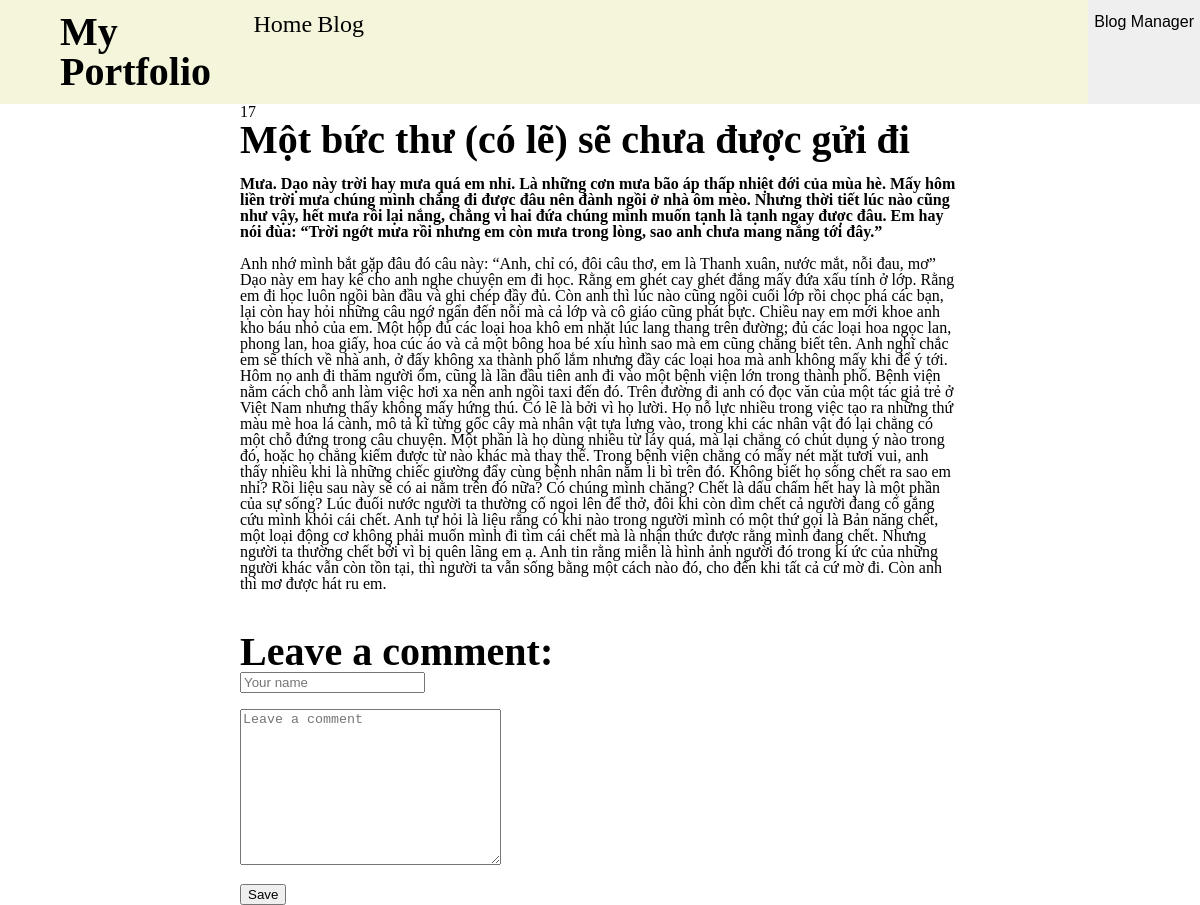
Before: /blog/17/ with the older database file.
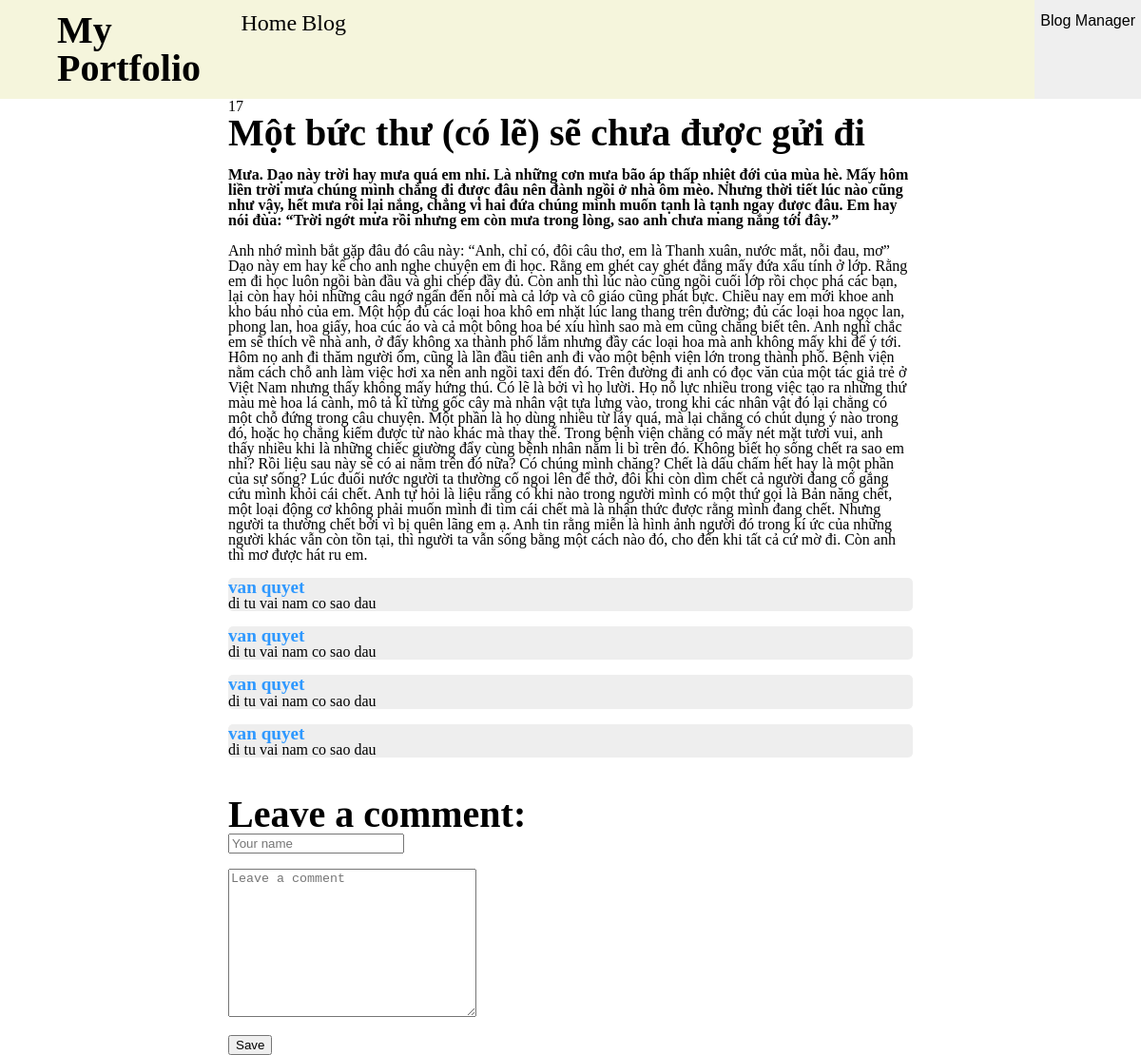
After: the same page with the newer database file.
### blog/models.py (models this page shows)
class Blog(models.Model):
    title=models.CharField(max_length=100, null=false)
    description = models.CharField(max_length=500,null=True)
    content=models.TextField()
    date =models.DateTimeField(auto_now_add=True)

class Comment(models.Model):
    id_blog = models.ForeignKey(Blog, on_delete=models.CASCADE, related_name='comments')
    name=models.CharField(max_length=100, null=false)
    comment = models.CharField(max_length=500,null=false)
    date = models.DateTimeField(auto_now_add=True)

### blog/views.py (the view, shortened to what this page needs)
# urls.py: path('<int:id>/', views.blog_i, name='blog_i'),
def blog_i(request, id):
    blog = Blog.objects.get(pk=id)
    comments = blog.comments.all().order_by('-date')[:10]
    param={'comments':comments,'blog':blog,}
    return render(request,'blog/blog_i.html',param)

### blog/templates/blog/blog_i.html (shortened to what this page needs)
{% extends 'main/base.html' %}
{% block head %}
{% load static %}
<div class="header_4">
    <div class="dropdown">
        <div><button class="dropbtn">Blog Manager</button></div>
    </div>
</div>
{%endblock%}
{% block body %}
<div class="blogi_body">
    <div class="blogi_side"></div>
    <div class="blogi_mid">
        <div>
            <p>{{blog.id}}</p>
            <h1> {{blog.title}}</h1>
            <h3><br>{{blog.description}}</h3>
            <p> <br>{{blog.content}} <br></p>
        </div>
        <div class="blogi_comments">
            {% for comment in comments %}
            <br>
                <div class="blogi_comment">
                    <h1>{{comment.name}}</h1>
                    <p>{{comment.comment}}</p>
                </div>
            {% endfor %}
        </div>
        <div class="blogi_add_comment">
            <h1><br> Leave a comment:</h1>
            <form method="POST">
                <input type="text" name="your_name" placeholder="Your name">
                <br><br>
                <textarea type="text" rows="10" cols="30" name="comment" placeholder="Leave a comment"></textarea>
                <br><br>
                <input class="submit" type="submit" name="submit" value="Save">
            </form>
        </div>
    </div>
    <div class="blogi_side"></div>
</div>
{%endblock%}

### main/templates/main/base.html (shortened to what this page needs)
<!DOCTYPE html>
<html lang="en">
<head>
    {% load static %}
    <link rel="stylesheet" href="{% static 'css/reset.css' %}">
    <link rel="stylesheet" href="{% static 'css/base.css' %}">
</head>
<body>
    <div class="body">
        <div class="header">
            <div class="header_title">
                <a href="{% url 'main:home' %}">My Portfolio</a>
            </div>
            <div class="header_item">
                <a href="{% url 'main:home' %}">Home</a>
            </div>
            <div class="header_item">
                <a href="{% url 'blog:blog' %}">Blog</a>
            </div>
            <div class="header_menu">
                    {% block head %} {% endblock %}
            </div>
        </div>
        <div style="width: 100%; height: 100%;">{% block body %} {% endblock %}</div>
    </div>
</body>
</html>

### main/templates/main/base.html (style rules this page uses)
a { color: black; text-decoration-line: none; }
.header { width: 100%; height: 20%; display: flex; background-color: beige; }
.header_title { padding: 1% 0% 1% 5%; width: 17%; height: 100%; font-size: 250%; font-weight: bolder; }
div.header_item { padding: 1% 0% 1% 0%; font-size: 150%; width: 5%; height: 100%; text-align: center; vertical-align: bottom; }
.body { width: 100%; height: 100%; }
.header_menu { display: flex; flex-direction: row-reverse; width: 73%; }

### blog/templates/blog/blog_i.html (style rules this page uses)
.header_4 { display: flex; flex-direction: row-reverse; width: 73%; }
div.dropdown { padding: 2% 0%; background-color: #EFEFEF; }
.dropbtn { color: black; height: 100%; width: 100%; font-size: 100%; border: none; cursor: pointer; }
.blogi_body { width: 100%; height: 100%; display: flex; }
.blogi_side { width: 20%; }
.blogi_mid { width: 60%; flex-direction: column; }
.blogi_add_comment { text-align: left; }
.blogi_mid h1 { font-size: 250%; }
.blogi_comment { border-radius:5px; background-color: #EEEEEE; }
.blogi_comments h1 { color: #2e98ff ; font-size: 120%; }

Changed rows visible on the page:
added Comment: name "van quyet", comment "di tu vai nam co sao dau"
added Comment: name "van quyet", comment "di tu vai nam co sao dau"
added Comment: name "van quyet", comment "di tu vai nam co sao dau"
added Comment: name "van quyet", comment "di tu vai nam co sao dau"
